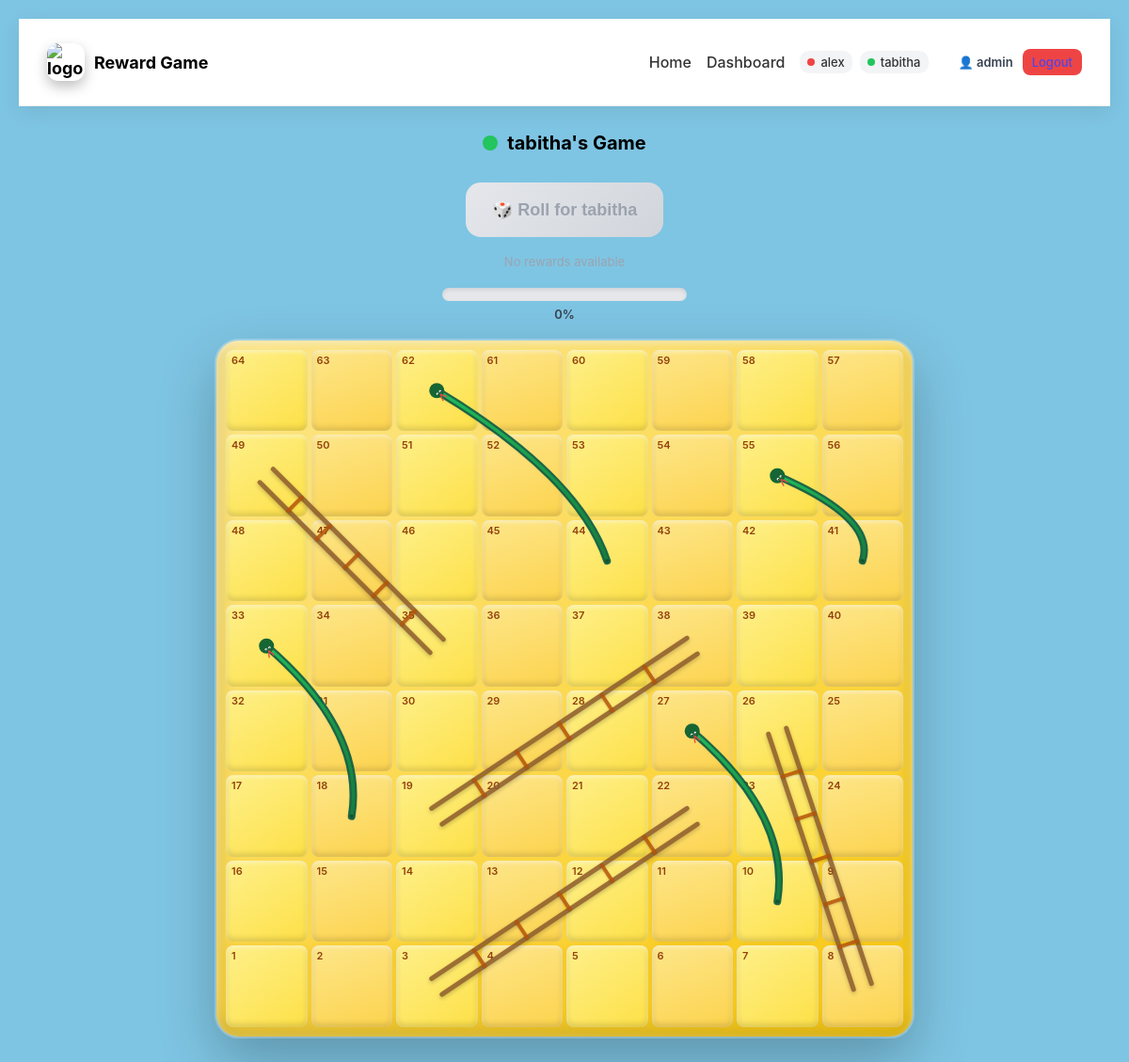
The app's page /child/9/ (signed in) with its own data.
### game/models.py (models this page shows, shortened)
class Child(models.Model):
    COLOUR_CHOICES = [
        ("#ef4444", "Red"),
        ("#3b82f6", "Blue"),
        ("#22c55e", "Green"),
        ("#f59e0b", "Yellow"),
        ("#a855f7", "Purple"),
        ("#ec4899", "Pink"),
    ]
    family = models.ForeignKey(Family, on_delete=models.CASCADE, related_name="children")
    name = models.CharField(max_length=100)
    colour = models.CharField(max_length=20, choices=COLOUR_CHOICES)
    position = models.IntegerField(default=0)

### game/views.py (the view)
# urls.py: path("child/<int:child_id>/", views.child_view, name="child_view"),
@login_required
def child_view(request, child_id):
    family = get_family(request.user)
    request.session["parent_authed"] = False
    child = Child.objects.filter(
        id=child_id,
        family=family
    ).first()
    if not child:
        return redirect("dashboard")
    children = family.children.all()
    child.available_rewards = child.rewards.filter(is_used=False).count()
    last_roll = Roll.objects.filter(child=child).order_by("-id").first()
    child.last_roll = last_roll.dice if last_roll else None
    child.progress_percent = int((child.position / 64) * 100)
    squares = []
    for row in range(8):
        nums = list(range(row * 8 + 1, row * 8 + 9))
        if row % 2 == 1:
            nums.reverse()
        squares.insert(0, nums)
    return render(request, "game/child.html", {
        "child": child,
        "children": children,
        "squares": squares
    })

### game/context_processors.py (called while the page is built)
def children_context(request):
    if not request.user.is_authenticated:
        return {}
    family, _ = Family.objects.get_or_create(owner=request.user)
    children = family.children.all()
    return {
        "children": children
    }

### game/views.py (called while the page is built)
def get_family(user):
    family, _ = Family.objects.get_or_create(owner=user)
    return family

### game/templates/game/child.html (shortened to what this page needs)
{% extends "game/base.html" %}
{% block content %}
<h2 style="text-align:center; display:flex; justify-content:center; align-items:center; gap:10px;">
    <span style="width:16px; height:16px; border-radius:50%; background: {{ child.colour }}; display:inline-block;"></span>
    {{ child.name }}'s Game
</h2>
<div style="text-align:center; margin:20px 0;">
    <button
        onclick="roll({{ child.id }})"
        class="big-roll"
        {% if child.available_rewards == 0 %}disabled{% endif %}
    >
        🎲 Roll for {{ child.name }}
    </button>
    {% if child.available_rewards == 0 %}
        <div style="margin-top:8px; color:#9ca3af; font-size:13px;">
        </div>
    {% endif %}
</div>
<div class="progress-wrapper">
    <div class="progress-bar">
    </div>
    <div class="progress-text">
        {{ child.progress_percent }}%
    </div>
</div>
<div class="board-wrapper">
    <div class="board">
        <svg class="board-overlay"></svg>
        {% for row in squares %}
            {% for num in row %}
                <div class="square" data-square="{{ num }}">
                    <span class="square-number">{{ num }}</span>
                </div>
            {% endfor %}
        {% endfor %}
    </div>
</div>
{% endblock %}

### game/templates/game/base.html (shortened to what this page needs)
{% load static %}
<!DOCTYPE html>
<html>
<head>
    <link rel="stylesheet" href="{% static 'game/css/styles.css' %}">
</head>
<body>
<header class="app-header">
    <div class="container header-inner">
        <div class="logo">
            <img src="{% static 'game/images/logo.png' %}" alt="logo">
            <span>Reward Game</span>
        </div>
        <nav class="nav">
            <a href="/">Home</a>
            <a href="/dashboard/">Dashboard</a>
            {% if children %}
                <div class="child-nav">
                    {% for c in children %}
                        <a href="/child/{{ c.id }}/"
                           class="child-link {% if request.path == "/child/"|add:c.id|stringformat:"s"|add:"/" %}active-child{% endif %}">
                            <span class="nav-dot" style="background: {{ c.colour }}"></span>
                            {{ c.name }}
                        </a>
                    {% endfor %}
                </div>
            {% endif %}
        {% if request.user.is_authenticated %}
            <div class="user-nav">
                <span class="user-name">👤 {{ request.user.username }}</span>
                <a href="/logout/" class="logout-btn">Logout</a>
            </div>
        {% else %}
            <div class="user-nav">
                <a href="/login/">Login</a>
                <a href="/signup/">Sign Up</a>
            </div>
        {% endif %}
        </nav>
    </div>
</header>
<main class="container">
    {% block content %}
    {% endblock %}
</main>
</body>
</html>

### game/static/game/css/styles.css (style rules this page uses)
body { font-family:-apple-system,BlinkMacSystemFont,"Segoe UI",Roboto,sans-serif; background:linear-gradient(#f8fafc,#eef2f7); margin:0; padding:20px; }
h2 { font-size:20px; font-weight:700; }
.app-header { background:white; box-shadow:0 6px 20px rgba(0,0,0,.08); padding:16px 0; border-bottom:1px solid #eee; }
.header-inner { display:flex; justify-content:space-between; align-items:center; gap:20px; }
.logo { font-size:20px; margin:0; }
.nav { display:flex; align-items:center; gap:16px; flex-wrap:wrap; }
.nav a { text-decoration:none; color:#333; font-weight:500; }
.board-wrapper { width:96vw; max-width:720px; margin:10px auto; padding:10px; background:linear-gradient(145deg,#fde68a,#facc15); border-radius:24px; box-shadow: 0 25px 60px rgba(0,0,0,.25), inset 0 3px 8px rgba(255,255,255,.5), inset 0 -10px 25px rgba(0,0,0,.18); outline:2px solid rgba(255,255,255,.25); }
.board { display:grid; grid-template-columns:repeat(8,1fr); grid-template-rows:repeat(8,1fr); width:100%; aspect-ratio:1/1; gap:4px; position:relative; }
.square { background:linear-gradient(160deg,#fde68a,#fcd34d); border-radius:8px; position:relative; box-shadow: inset 0 2px 4px rgba(255,255,255,0.5), inset 0 -3px 6px rgba(0,0,0,0.15); }
.square:nth-child(n+55) { box-shadow: inset 0 2px 4px rgba(255,255,255,0.5), inset 0 -3px 6px rgba(0,0,0,0.15), 0 0 8px rgba(234,179,8,.4); }
.square:nth-child(even) { background:linear-gradient(145deg,#fef08a,#fde047); }
.square-number { position:absolute; top:4px; left:6px; font-size:11px; font-weight:600; color:#92400e; }
.board-overlay { position:absolute; inset:0; pointer-events:none; z-index:1; }
.big-roll { padding:18px 28px; font-size:18px; font-weight:bold; border:none; border-radius:16px; background:linear-gradient(135deg,#22c55e,#16a34a); color:white; box-shadow:0 8px 20px rgba(0,0,0,.3); cursor:pointer; margin:10px; }
.big-roll:disabled { background:linear-gradient(135deg,#e5e7eb,#d1d5db); color:#9ca3af; cursor:not-allowed; box-shadow:none; transform:none; }
.container { max-width:1100px; margin:auto; padding:10px; }
.logo { display:flex; align-items:center; gap:10px; font-weight:700; font-size:18px; }
.logo img { width:40px; height:40px; border-radius:12px; box-shadow: 0 6px 14px rgba(0,0,0,.25), inset 0 2px 4px rgba(255,255,255,.3); }
.child-nav { display:flex; align-items:center; gap:8px; }
.child-link { display:flex; align-items:center; gap:6px; padding:4px 8px; border-radius:10px; text-decoration:none; color:#333; background:#f3f4f6; font-size:13px; transition:all .2s ease; }
.nav-dot { width:8px; height:8px; border-radius:50%; }
.user-nav { display:flex; align-items:center; gap:10px; margin-left:16px; }
.user-name { font-size:13px; font-weight:600; color:#374151; }
.logout-btn { padding:6px 10px; border-radius:8px; text-decoration:none; background:#ef4444; color:white; font-size:12px; font-weight:600; transition:all .2s ease; }
.user-nav a { font-size:13px; font-weight:500; color:#4f46e5; }
body { animation:fadeIn .3s ease; }
.progress-wrapper { width:260px; margin:10px auto 20px auto; text-align:center; }
.progress-bar { width:100%; height:14px; background:#e5e7eb; border-radius:999px; overflow:hidden; box-shadow:inset 0 2px 4px rgba(0,0,0,.1); }
.progress-text { margin-top:6px; font-size:13px; font-weight:600; color:#374151; }
body { background: #7ec5e3; }

### records on screen
Child: name "alex"
Child: name "tabitha", progress_percent "0"

### other values on screen
{{ request.user.username }} "admin"
{{ num }} "64" "63" "62" "61" "60" "59" "58" "57" "49" "50" "51" "52" "53" "54" "55" "56" "48" "47" "46" "45" "44" "43" "42" "41" "33" "34" "35" "36" "37" "38" "39" "40" "32" "31" "30" "29" "28" "27" "26" "25" "17" "18" "19" "20" "21" "22" "23" "24" "16" "15" "14" "13" "12" "11" "10" "9" "1" "2" "3" "4" "5" "6" "7" "8"
